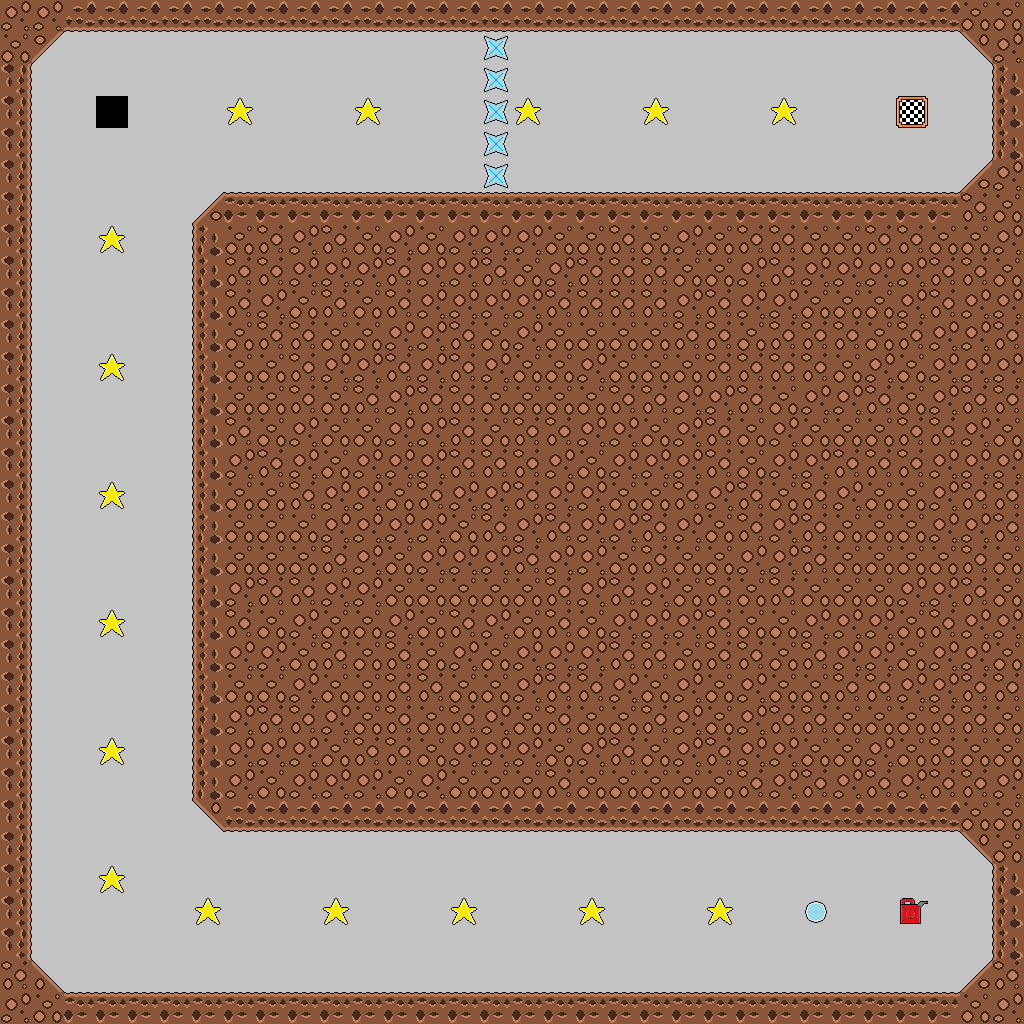

The image is a tile-based game level rendered from a .tmx file. Its description and complete source (layers, tilesets, objects, tile grids) follow:
An orthogonal 32x32 tile map with 32x32 px tiles, 1 tile layer (layer).

<map version="1.0" orientation="orthogonal" renderorder="right-down" width="32" height="32" tilewidth="32" tileheight="32" nextobjectid="1">
 <tileset firstgid="1" name="tiles" tilewidth="32" tileheight="32" tilecount="32">
  <image source="../assets/tiles.png" width="1024" height="32" />
 </tileset>
 <layer name="layer" width="32" height="32">
  <data encoding="csv">
15,15,13,13,13,13,13,13,13,13,13,13,13,13,13,13,13,13,13,13,13,13,13,13,13,13,13,13,13,13,16,16,
16,18,2,2,2,2,2,2,2,2,2,2,2,2,2,9,2,2,2,2,2,2,2,2,2,2,2,2,2,2,19,15,
12,2,2,2,2,2,2,2,2,2,2,2,2,2,2,9,2,2,2,2,2,2,2,2,2,2,2,2,2,2,2,14,
12,2,2,3,2,2,2,5,2,2,2,5,2,2,2,9,5,2,2,2,5,2,2,2,5,2,2,2,4,2,2,14,
12,2,2,2,2,2,2,2,2,2,2,2,2,2,2,9,2,2,2,2,2,2,2,2,2,2,2,2,2,2,2,14,
12,2,2,2,2,2,2,2,2,2,2,2,2,2,2,9,2,2,2,2,2,2,2,2,2,2,2,2,2,2,20,15,
12,2,2,2,2,2,20,11,11,11,11,11,11,11,11,11,11,11,11,11,11,11,11,11,11,11,11,11,11,11,1,16,
12,2,2,5,2,2,14,16,1,15,1,16,15,16,15,15,15,16,16,1,16,15,16,1,1,16,16,1,1,16,16,15,
12,2,2,2,2,2,14,1,1,15,15,15,1,15,15,1,16,15,1,1,1,16,16,15,1,15,15,15,15,1,1,16,
12,2,2,2,2,2,14,1,15,16,1,16,1,15,15,15,15,1,1,1,1,15,1,15,15,16,16,16,15,1,15,15,
12,2,2,2,2,2,14,16,1,1,16,16,15,15,1,16,15,16,16,16,16,1,1,16,1,1,1,16,1,15,15,1,
12,2,2,5,2,2,14,16,16,1,15,15,1,15,1,15,16,16,15,16,16,16,1,1,1,1,16,15,16,15,15,15,
12,2,2,2,2,2,14,16,16,1,16,1,15,1,1,16,16,16,16,1,1,15,15,1,16,15,15,1,16,15,1,1,
12,2,2,2,2,2,14,1,16,15,16,16,15,15,1,16,1,1,15,15,16,15,1,16,15,16,16,16,1,1,15,16,
12,2,2,2,2,2,14,15,1,15,16,15,15,15,1,1,1,15,16,15,15,15,1,16,15,15,1,1,1,15,15,15,
12,2,2,5,2,2,14,16,16,1,15,15,16,1,15,15,1,15,15,16,16,1,15,1,16,1,15,16,16,15,1,1,
12,2,2,2,2,2,14,16,16,16,15,15,15,15,16,1,15,1,15,15,1,15,16,1,15,1,16,16,16,15,15,1,
12,2,2,2,2,2,14,16,16,16,1,15,16,15,15,15,1,15,15,16,1,16,16,15,15,1,16,16,16,16,1,16,
12,2,2,2,2,2,14,15,1,1,15,15,16,16,16,16,16,1,15,1,15,16,1,16,1,16,16,16,15,15,1,16,
12,2,2,5,2,2,14,1,16,15,16,16,15,16,1,15,16,1,16,15,15,15,1,16,16,15,15,15,16,1,15,15,
12,2,2,2,2,2,14,15,15,16,1,16,1,16,15,16,15,15,15,1,1,16,1,1,16,1,15,15,16,15,15,16,
12,2,2,2,2,2,14,16,16,15,16,16,1,1,16,16,15,1,1,15,16,15,16,15,16,16,1,1,15,15,1,1,
12,2,2,2,2,2,14,15,1,1,15,16,1,16,1,15,16,1,16,16,1,15,16,15,1,1,16,16,16,1,1,16,
12,2,2,5,2,2,14,15,15,15,16,1,1,16,15,15,15,16,15,1,16,15,1,15,15,16,16,15,16,1,16,16,
12,2,2,2,2,2,14,15,16,15,15,15,16,15,16,16,16,1,16,16,16,16,16,1,15,1,15,1,15,1,1,15,
12,2,2,2,2,2,19,13,13,13,13,13,13,13,13,13,13,13,13,13,13,13,13,13,13,13,13,13,13,13,16,16,
12,2,2,2,2,2,2,2,2,2,2,2,2,2,2,2,2,2,2,2,2,2,2,2,2,2,2,2,2,2,19,16,
12,2,2,5,2,2,2,2,2,2,2,2,2,2,2,2,2,2,2,2,2,2,2,2,2,2,2,2,2,2,2,14,
12,2,2,2,2,2,5,2,2,2,5,2,2,2,5,2,2,2,5,2,2,2,5,2,2,7,2,2,6,2,2,14,
12,2,2,2,2,2,2,2,2,2,2,2,2,2,2,2,2,2,2,2,2,2,2,2,2,2,2,2,2,2,2,14,
1,17,2,2,2,2,2,2,2,2,2,2,2,2,2,2,2,2,2,2,2,2,2,2,2,2,2,2,2,2,20,1,
15,16,11,11,11,11,11,11,11,11,11,11,11,11,11,11,11,11,11,11,11,11,11,11,11,11,11,11,11,11,16,15
</data>
 </layer>
</map>
